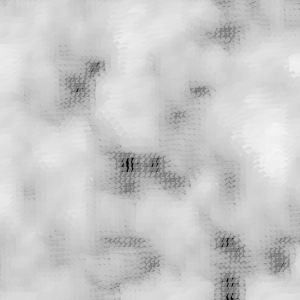
Frame 1 (no input)
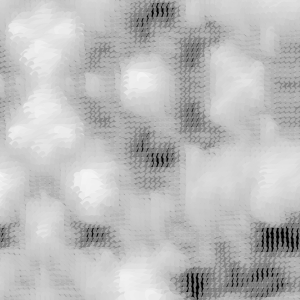
Frame 60 (the mouse pressed at the canvas centre just before this capture)
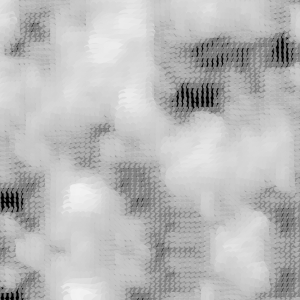
Frame 120 (the mouse held since frame 60 and released just before this capture)

The Processing sketch that drew these frames (run headless with seeded random() and noise(); from frame 60 on, the mouse is pressed at the canvas centre):

// Processing sketch: processing_58878
// ── processing_58878.pde

float xstart,ystart,xNoise,yNoise,xsNoise,ysNoise;
int w=300;
int h=300;

void setup() {
  size(300,300);
  background(0);
  smooth();
  frameRate(24);
  xstart=random(10);
  ystart=random(10);
  xsNoise=random(10);
  ysNoise=random(10);
}
      
void draw() {
  background(0);
  xsNoise+=.01;
  ysNoise+=.01;
  xstart+=(noise(xsNoise)*0.5)-0.25;
  ystart+=(noise(ysNoise)*0.5)-0.25;
  xNoise=xstart;
  yNoise=ystart;
  
  
  for (int y=0; y <= height; y+=5) {
    yNoise+=.1;
    xNoise=xstart;
    for (int x=0; x<=width; x+=5) {
      xNoise+=.1;
      drawPoint(x,y,noise(xNoise,yNoise));
    }
  }
}

void drawPoint(float x, float y, float noiseFactor) {
  pushMatrix();
  translate(x,y);
  rotate(noiseFactor*radians(540));
  noStroke();
  float edgeSize=noiseFactor*35;
  float grey=150+(noiseFactor*120);
  float alpha = 150+(noiseFactor*120);
  fill(grey,alpha);
  ellipse(0,0,edgeSize,edgeSize/2);

//  rotate(noiseFactor*radians(360));
//  stroke(0,150);
//  line(0,0,20,0);
    popMatrix();
}
